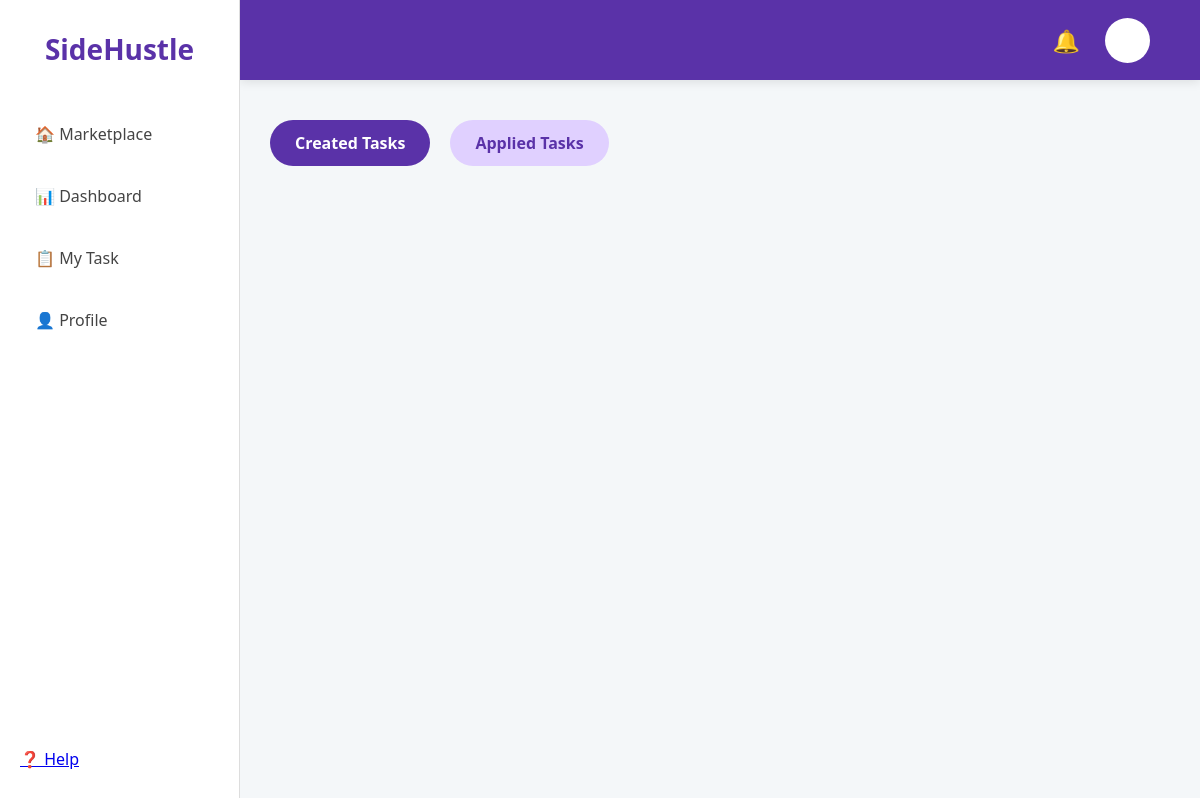
/my_task (signed in), run on an earlier commit of the app's database.
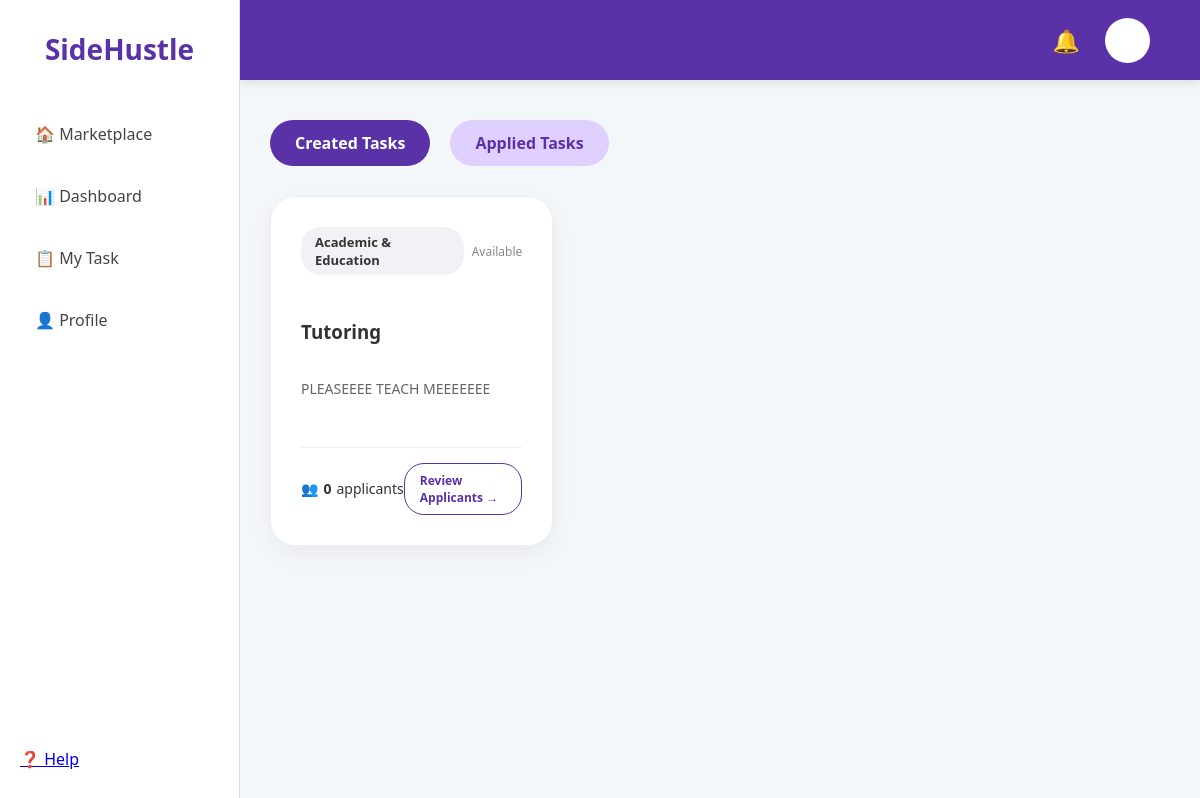
And on a later commit of the database.
### app.py (models this page shows)
class Task(db.Model):
    id = db.Column(db.Integer, primary_key=True)
    title = db.Column(db.String(100), nullable=False)
    price = db.Column(db.Float, nullable=False)
    description = db.Column(db.Text, nullable=False)
    category = db.Column(db.String(50), nullable=False)
    status = db.Column(db.String(20), default='Available')
    user = db.Column(db.String(50), default='Ali')
    rating = db.Column(db.Float, default=4.9)
    urgent = db.Column(db.Boolean, default=False)
    deadline = db.Column(db.String(50))
    capacity = db.Column(db.Integer, default=1)
    tasker = db.Column(db.String(50)) # Stores the username of the person hired
    progress = db.Column(db.Integer, default=0) # Stores 0, 25, 50, 75, or 100
    def get_applicant_count(self):
        return Application.query.filter_by(task_id=self.id).count()

### app.py (the view)
@app.route('/my_task')
def my_task():
    if 'user_id' not in session:
        return redirect(url_for('login'))
    current_user = User.query.get(session['user_id'])
    view = request.args.get('view', 'created')
    created_tasks = Task.query.filter_by(user=current_user.username).all()
    applications = Application.query.filter_by(applicant_username=current_user.username).all()
    applied_tasks = [Task.query.get(app.task_id) for app in applications]
    return render_template('my_task.html',
                           created=created_tasks,
                           applied=applied_tasks,
                           view=view, # Pass 'view' to HTML
                           user=current_user)

### templates/my_task.html (shortened to what this page needs)
<!DOCTYPE html>
<html>
<head>
    <link rel="stylesheet" href="{{ url_for('static', filename='style.css') }}">
</head>
<body>
    <div class="main-layout">
        <div class="sidebar">
            <div class="sidebar-top">
                <h2>SideHustle</h2>
                <div class="sidebar-menu">
                    <a href="{{ url_for('marketplace') }}">🏠 Marketplace</a>
                    <a href="/dashboard">📊 Dashboard</a>
                    <a href="{{ url_for('my_task') }}">📋 My Task</a>
                    <a href="#">👤 Profile</a>
                </div>
            </div>
            <div class="sidebar-bottom">
                <a href="#" class="menu-item">❓ Help</a>
            </div>
        </div>
        <div class="top-nav">
            <div class="nav-icons">
                <span>🔔</span>
                <div class="profile-circle"></div>
            </div>
        </div>
        <div class="content">
            <div class="task-tabs">
                <a href="{{ url_for('my_task', view='created') }}"
                class="tab-btn {% if view == 'created' %}active{% endif %}">Created Tasks</a>
                <a href="{{ url_for('my_task', view='applied') }}"
                class="tab-btn {% if view == 'applied' %}active{% endif %}">Applied Tasks</a>
            </div>
            <div class="task-grid">
                {% if view == 'created' %}
                    {% for task in created %}
                        <div class="card">
                            <div class="card-header">
                                <span class="tag">{{ task.category }}</span>
                                <span class="status-text">{{ task.status }}</span>
                            </div>
                            <h3>{{ task.title }}</h3>
                            <p style="color: #666; font-size: 14px; margin-top: 5px;">
                                {{ task.description }}
                            </p>
                            <div class="card-footer" style="margin-top: 20px; border-top: 1px solid #eee; padding-top: 15px;">
                                <div style="display: flex; align-items: center; gap: 5px;">
                                    <span>👥</span>
                                    <strong>{{ task.get_applicant_count() }}</strong> applicants
                                </div>
                                <a href="{{ url_for('view_applicants', task_id=task.id) }}" class="btn-outline">
                                    Review Applicants →
                                </a>
                            </div>
                        </div>
                    {% endfor %}
                {% endif %}
            </div>
        </div>
    </div>
</body>
</html>

What changed in the data, as far as the page shows it:
added Task: category "Academic & Education", status "Available", title "Tutoring", description "PLEASEEEE TEACH MEEEEEEE", get_applicant_count "0"
